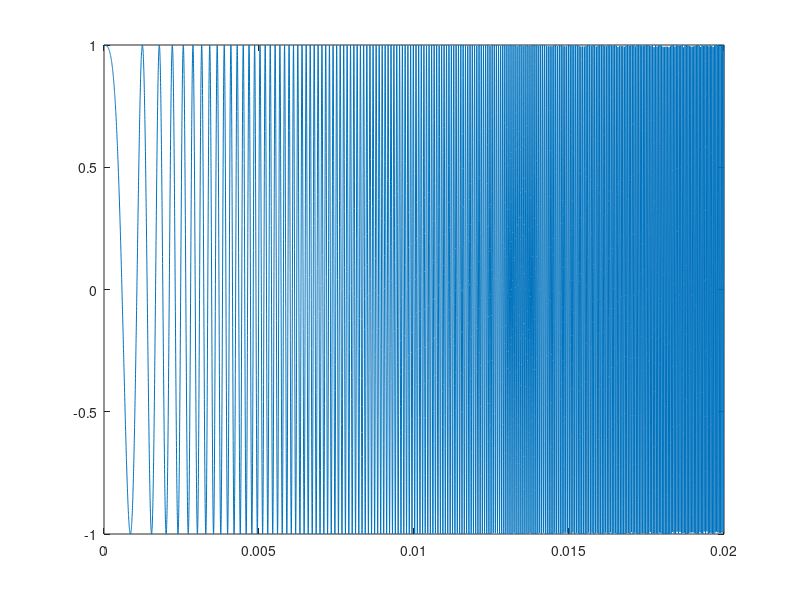
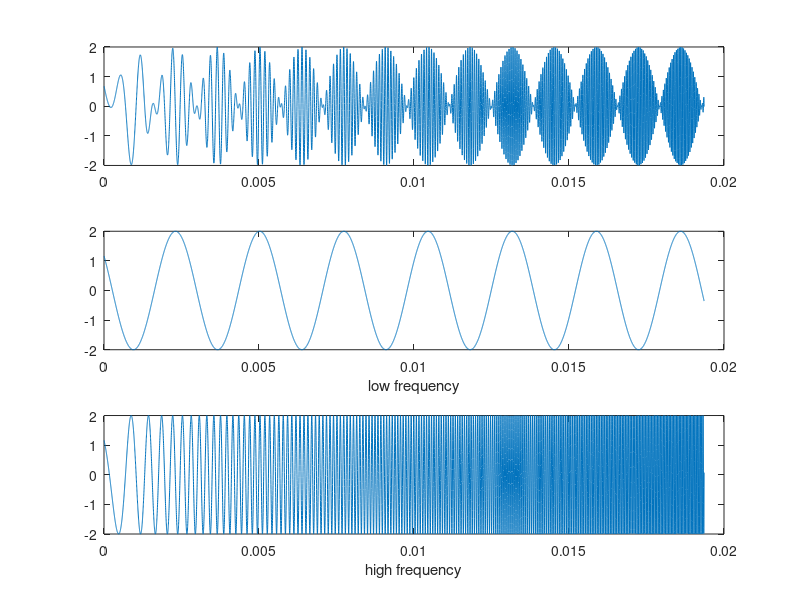
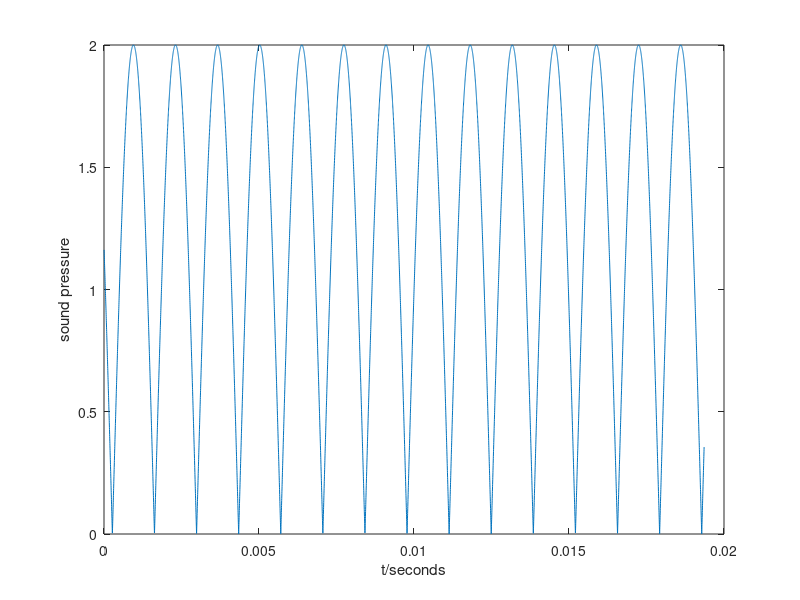

Reproduce these figures in MATLAB, in order.
clear
%% THREE
L = 0.1;
y = 0.3:0.01:0.4;
F = 100;
Fmax = 23000;
T = 0.02;
B = Fmax-F;
sf = 48000*10;
% [X,Y] = meshgrid(geChirp,y);
% L = sqrt((X+L/2).^2 + Y.^2)/340;
% R = sqrt((X-L/2).^2 + Y.^2)/340;
% U = L+R;
% V = L-R;
% Z = cos(F*V+B/T*U.*V);
% mesh(X,Y,Z)
% figure
% surf(X,Y,Z)

% %% TWO
% y = 0.3;
% 
% L = sqrt((x+L/2).^2 + y^2)/340;
% R = sqrt((x-L/2).^2 + y^2)/340;
% U = L+R;
% V = Lplot(x,Z)

%% formula

N = T * sf;
n = 0:N-1;
% t = n/ sf;
t = 1/sf:1/sf:T;
K = B/T;
geChirp = cos(2*pi.*(F.*t+K/2.*t.^2));
figure(1)
plot(t,geChirp)

y = 0.5;
x = -0.7;
l = sqrt((x+L/2)^2 + y^2)+0.3;
r = sqrt((x-L/2)^2 + y^2);

deltaT = abs(l-r)/340;

cross = cos(2*pi.*(F.*t+K/2.*t.^2))+cos(2*pi.*(F.*(t+deltaT)+K/2.*(t+deltaT).^2));
expect = 2*cos(pi*(F*deltaT+K/2.*(2*deltaT.*t+deltaT^2)));
low = 2*cos(pi.*(F*(deltaT+2.*t)+K/2.*(2*t.^2+2*deltaT.*t+deltaT^2)));

i = 1;
while true
    if t(i)+deltaT>T
        break; 
    end
    i = i+1;
end

cross = cross(1:i);
expect = expect(1:i);
low = low(1:i);
t = t(1:i);
figure(2)
subplot(3,1,1)
plot(t,cross)

subplot(3,1,2)
plot(t,expect)
xlabel('low frequency')
subplot(3,1,3)
plot(t,low)
xlabel('high frequency')

figure(3)
plot(t,abs(expect))
xlabel('t/seconds')
ylabel('sound pressure')